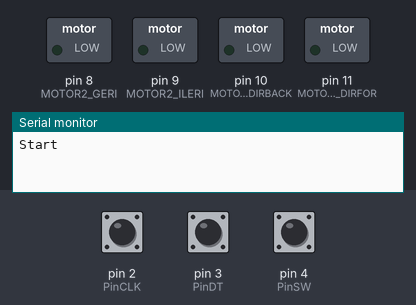
A sketch run on a simulated Arduino Uno, built with avr-gcc and run on an emulated ATmega328P. Parts: switched loads named in the sketch (green lamp = pin HIGH), the last lines printed to the serial monitor. Dashed ring = blinking. The test bench sets the inputs (shaded band); at power-on: pin 2 (PinCLK) LOW, pin 4 (PinSW) HIGH, pin 3 (PinDT) HIGH.

Above: at 1.2 s.
1.3 s: pin 2 (PinCLK) pulsed HIGH 2 times (0.12 s each, 0.3 s apart)
At 1.82 s:
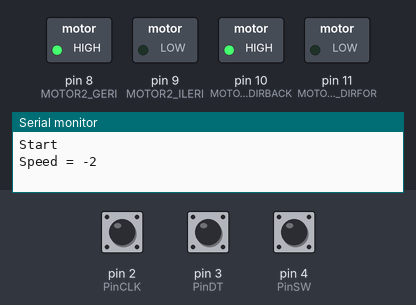
3.4 s: pin 4 (PinSW) pulled LOW for 0.15 s
Timing chart, 0 to 6.4 s (numbered marks = the images above; inputs shaded):
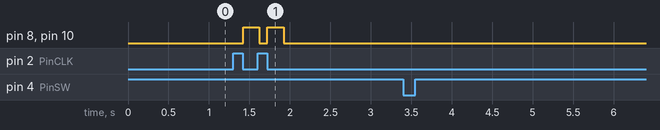

The sketch:

motor_rotary_en.ino
```cpp
volatile boolean TurnDetected;  // need volatile for Interrupts
volatile boolean up;

const int PinCLK=2;
const int PinDT=3;
const int PinSW=4;

// L9110 connections
#define L9110_B_IA 11 // Pin D10 --> Motor B Input A
#define L9110_B_IB 10 // Pin D11 --> Motor B Input B

#define MOTOR2_ILERI 9 // Pin D8 --> Motor 2 Input A
#define MOTOR2_GERI 8 // Pin D9 --> Motor 2 Input B


// Motor Speed & Direction
#define MOTOR_B_DIRFOR L9110_B_IA // Motor Direction fORWARD
#define MOTOR_B_DIRBACK L9110_B_IB // Motor Direction bACKWARD

// Interrupt routine runs if CLK goes from HIGH to LOW
void isr ()  {
 delay(4);  // delay for Debouncing
 if (digitalRead(PinCLK))
   up = digitalRead(PinDT);
 else
   up = !digitalRead(PinDT);
 TurnDetected = true;
}

void setup ()  {
 pinMode(PinCLK,INPUT);
 pinMode(PinDT,INPUT);
 pinMode(PinSW,INPUT);
 digitalWrite(PinSW, HIGH); // Pull-Up resistor for switch

 attachInterrupt (0,isr,FALLING); // interrupt 0 always connected to pin 2 on Arduino UNO
 Serial.begin (9600);
 Serial.println("Start");
 pinMode( MOTOR_B_DIRFOR, OUTPUT );
 pinMode( MOTOR_B_DIRBACK, OUTPUT );
  pinMode( MOTOR2_ILERI, OUTPUT );
 pinMode(  MOTOR2_GERI, OUTPUT );
 digitalWrite(MOTOR_B_DIRFOR, 0 ); // Set motor to off
 digitalWrite(MOTOR_B_DIRBACK,0 );
  digitalWrite(MOTOR2_ILERI, 0 ); // Set motor to off
 digitalWrite(MOTOR2_GERI,0 );
}

void loop ()  {
 static long RotaryPosition=0;    // STATIC to count correctly

 if (!(digitalRead(PinSW))) {   // check if button is pressed
   if (RotaryPosition == 0) {  // check if button was already pressed
   } else {
       RotaryPosition=0; // if YES, then reset position to ZERO
       digitalWrite(MOTOR_B_DIRFOR, 0 ); // turn motor off
       digitalWrite(MOTOR_B_DIRBACK, 0 );
        digitalWrite(MOTOR2_ILERI, 0 ); // turn motor off
       digitalWrite( MOTOR2_GERI, 0 );
       Serial.print ("Reset = ");
       Serial.println (RotaryPosition);
   }
 }

 // Runs if rotation was detected
 if (TurnDetected)  {
   if (up) {
     if (RotaryPosition >= 100) { // Max value set to 100
       RotaryPosition = 100;

     }else {
         RotaryPosition=RotaryPosition+2;
         // if Rotation is Clockwise
          digitalWrite(MOTOR_B_DIRFOR, 1 ); // direction = forward
          digitalWrite( MOTOR_B_DIRBACK,0 );
            digitalWrite(MOTOR2_ILERI, 1 ); // direction = forward
          digitalWrite(MOTOR2_GERI,0 );
      }
   }else {
     if (RotaryPosition <= -100) { // Max value set to -100
       RotaryPosition = -100;

      }
       else {
         RotaryPosition=RotaryPosition-2;
          // if Rotation is Counter-Clockwise
          digitalWrite( MOTOR_B_DIRFOR, 0 );
          digitalWrite(MOTOR_B_DIRBACK, 1 ); // direction = reverse
            digitalWrite( MOTOR2_ILERI, 0 );
          digitalWrite(MOTOR2_GERI, 1 ); // direction = reverse

      }}
      delay(200);
      digitalWrite( MOTOR_B_DIRBACK,0 );
      digitalWrite( MOTOR_B_DIRFOR, 0 );
       digitalWrite(MOTOR2_GERI,0 );
      digitalWrite( MOTOR2_ILERI, 0 );
   TurnDetected = false;  // do NOT repeat IF loop until new rotation detected
   Serial.print ("Speed = ");
   Serial.println (RotaryPosition);

  }
 }
```

Measured:
- after the input at 1.3 s, pin 8 (MOTOR2_GERI), pin 10 (MOTOR_B_DIRBACK): alternates HIGH for 0.20 s and LOW for 0.10 s, 4 changes in all, then stays LOW, starting after 0.12 s
